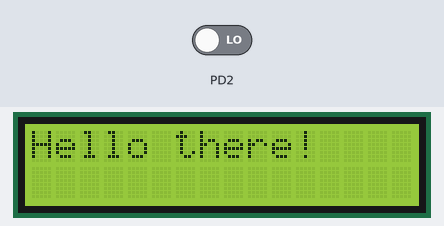
Simulated run of this program. Board: ATmega328P, built with avr-gcc and emulated at 16 MHz. Shown: 16×2 character LCD. Wiring (inferred from the names in the program): character LCD (HD44780): RS PD1; R/W PD0; E PD3; data PD4, PD5, PD6, PD7. The test bench sets the inputs (shaded band); at power-on: PD2 LOW. At 2.2 s the program stops and its outputs stay as they are.

Above: at 0.2 s.
At 2.2 s:
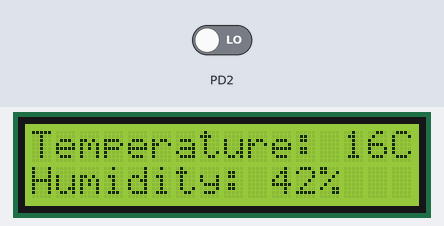

The program:

main.cpp
```cpp
/*******************************/
/*** Created by Ovidiu Sabau ***/
/***	9th March 2023		 ***/
/*******************************/

/*----------------- Include -------------------*/
#include "LCD.h"

/*-------------- Main function ----------------*/
int main(void)
{
	uint8_t temperature = 16; //C
	uint8_t rel_humidity = 42; //%

	initLCD();
	//updateLCDScreen(row on LCD, "Text 1", number, "Text 2");
	updateLCDScreen(1, "Hello there!", NONE, "NONE"); _delay_ms(1000);
	updateLCDScreen(1, "CLEAR", NONE, "NONE");

	_delay_ms(1000);

	updateLCDScreen(1, "Temperature: ", temperature, "C");
	updateLCDScreen(2, "Humidity: ", rel_humidity, "%");

	return 0;
}
```

LCD.cpp
```cpp
#include <stdlib.h>
#include <string.h>
#include <stdio.h>
#include "LCD.h"

/* *****************************************************************
Name:		initLCD
Inputs:		none
Outputs:	none
Description:Configures the Data / command
			ports and initializes the LCD
******************************************************************** */
void initLCD(void)
{
	/* Configure the data ports and pins */
	configLCDPorts();

	/* Initialize the LCD controller as determined by instructions */
	lcd_init_4f();

	_delay_ms(100);
}

/* *****************************************************************
Name:		configLCDPorts
Inputs:		none
Outputs:	none
Description:maps the data and control pins to the uC i/o ports
******************************************************************** */
void configLCDPorts(void)
{
	/* configure the microprocessor pins for the data lines */
	lcd_Data_DDR |= (1<<lcd_D7_bit) | (1<<lcd_D6_bit) | (1<<lcd_D5_bit) | (1<<lcd_D4_bit);

	/* configure the microprocessor pins for the control lines */
	lcd_Ctlr_DDR |= (1<<lcd_RW_bit) | (1<<lcd_RS_bit) | (1<<lcd_E_bit);

	/* Turn on LCD */
	DDRB |= (1<<lcd_ONOFF_bit);
}


/* *****************************************************************
Name:		lcd_init_4f
Inputs:		none
Outputs:	none
Description:initializes the LCD for 4-bit data interface; uses the
			busy flag instead of time delay when possible
******************************************************************** */
void lcd_init_4f(void)
{
	/* Power-up delay */
	_delay_ms(50);                                 // initial 40 mSec delay

	/* IMPORTANT - At this point the LCD module is in the 8-bit mode and it is expecting to receive
	   8 bits of data, one bit on each of its 8 data lines, each time the 'E' line is pulsed.

	 Since the LCD module is wired for the 4-bit mode, only the upper four data lines are connected to
	 the microprocessor and the lower four data lines are typically left open.  Therefore, when
	 the 'E' line is pulsed, the LCD controller will read whatever data has been set up on the upper
	 four data lines and the lower four data lines will be high (due to internal pull-up circuitry).

	 Fortunately the 'FunctionReset' instruction does not care about what is on the lower four bits so
	 this instruction can be sent on just the four available data lines and it will be interpreted
	 properly by the LCD controller.  The 'lcd_write_4' subroutine will accomplish this if the
	 control lines have previously been configured properly. */

	/* Set up the RS, E, and RW lines for the 'lcd_write_4' function. */
	set_RS_LOW_Instr;	// Select the Instruction Register (RS low)
	disable_E_Pin;		// Make sure E is initially low
	set_RW_LOW_write;	// write to LCD module (RW low)

	/* Reset the LCD controller */
	lcd_write_4(lcd_FunctionReset);		// First part of reset sequence
	_delay_us(10);                      // Delay of 10 us

	lcd_write_4(lcd_FunctionReset);		// Second part of reset sequence
	_delay_us(200);						// Delay of 200 us

	lcd_write_4(lcd_FunctionReset);		// Third part of reset sequence
	_delay_us(80);						// This delay is omitted in the data sheet

	/* Preliminary Function Set instruction - used only to set the 4-bit mode.
	 The number of lines or the font cannot be set at this time since the controller is still in the
	 8-bit mode, but the data transfer mode can be changed since this parameter is determined by one
	 of the upper four bits of the instruction. */

	lcd_write_4(lcd_FunctionSet4bit);	// Set 4-bit mode
	// From this point on the busy flag is available

	// Function Set instruction
	lcd_check_BF_4();    // Makes sure LCD controller is ready

	lcd_write_instruction_4f(lcd_FunctionSet4bit);  // Set mode, lines, and font

	/*The next three instructions are specified in the data sheet as part of the initialization routine,
	  so it is a good idea (but probably not necessary) to do them just as specified and then redo them
	  later if the application requires a different configuration.*/

	/* Display On/Off Control instruction */
	lcd_check_BF_4();
	lcd_write_instruction_4f(lcd_DisplayOff);       // Turn display OFF

	/* Clear Display instruction */
	lcd_check_BF_4();
	lcd_write_instruction_4f(lcd_Clear);            // Clear display RAM

	/* Entry Mode Set instruction */
	lcd_check_BF_4();
	lcd_write_instruction_4f(lcd_EntryMode);        // Set desired shift characteristics
	/*This is the end of the LCD controller initialization as specified in the data sheet, but the display
	  has been left in the OFF condition.  This is a good time to turn the display back ON. */

	/* Display On/Off Control instruction */
	lcd_check_BF_4();
	lcd_write_instruction_4f(lcd_DisplayOn);        // turn the display ON
}

/* *****************************************************************
Name:		updateLCDScreen
Inputs:		two pointers to a uint8 type data and 2 values, one for each row
Outputs:	none
Description:commands writing on LCD line by line
******************************************************************** */
void updateLCDScreen(uint8_t row, const char * s1, uint8_t data, const char * s2)
{
	/* convert data to string [buf] */
	char data2char[4] = "   ";
	char charRow[17];
	char emptyString[] = "                 ";	//17 empty spaces

	if (data != NONE)	{ itoa(data, data2char, 10);}
	if (strcmp(s1, "NONE") == 0 ) { s1 = ""; }
	if (strcmp(s2, "NONE") == 0 ) { s2 = ""; }

	/* Create the strings to be displayed */
	snprintf( charRow, sizeof charRow, "%s%s%s%s", s1, data2char, s2, emptyString );
	if (strcmp(s1, "CLEAR") == 0 ) { snprintf( charRow, sizeof charRow, "%s", emptyString ); };

	switch(row) {
		case 1: /* ======= Line 1 ======= */
			lcd_write_instruction_4f(lcd_SetCursor | lcd_LineOne);
			break;
		case 2: /* ======= Line 2 ======= */
			lcd_write_instruction_4f(lcd_SetCursor | lcd_LineTwo);
			break;
	}
	lcd_write_string_4f((unsigned char*) charRow);
}

/* *****************************************************************
Name:		lcd_write_string_4f
Inputs:		string to be displayed (stringData)
Outputs:	none
Description:writes a string of characters on LCD; uses the busy flag
******************************************************************** */
void lcd_write_string_4f(uint8_t stringData[])
{
    volatile int i = 0;                             // Character counter
    while (stringData[i] != 0)
    {
        lcd_check_BF_4();                           // Make sure LCD controller is ready
        lcd_write_character_4f(stringData[i]);
        i++;
    }
}


/* *****************************************************************
Name:		lcd_write_character_4f
Inputs:		character to be displayed (theChar)
Outputs:	none
Description:sends a byte to the LCD data register, configures RW
			(busy flag is implemented)
******************************************************************** */
void lcd_write_character_4f(uint8_t theChar)
{
    set_RW_LOW_write;					// Write to LCD module (RW low)
    set_RS_HIGH_Data;					// Select the Data Register (RS high)
    disable_E_Pin;						// Make sure E is initially low
    lcd_write_4(theChar);				// Write the upper 4-bits of the data
    lcd_write_4(theChar << 4);			// Write the lower 4-bits of the data
}

/* *****************************************************************
Name:		lcd_write_instruction_4f
Inputs:		character to be displayed (theChar)
Outputs:	none
Description:sends a byte to the LCD instruction register, configures RW
			(busy flag is implemented)
******************************************************************** */
void lcd_write_instruction_4f(uint8_t theInstruction)
{
    set_RW_LOW_write;					// Write to LCD module (RW low)
    set_RS_LOW_Instr;					// Select the Data Register (RS high)
    disable_E_Pin;						// Make sure E is initially low
    lcd_write_4(theInstruction);		// Write the upper 4-bits of the data
    lcd_write_4(theInstruction << 4);	// Write the lower 4-bits of the data
}


/* *****************************************************************
Name:		lcd_write_4
Inputs:		(theByte) is a byte with the desired 4 bits in the upper nibble
Outputs:	none
Description:sends 4 bits to the LCD module;
			RS is configured for the expected register
			E is low, RW is low
			uses either time delays or the busy flag
******************************************************************** */
void lcd_write_4(uint8_t theNibble)
{
	uint8_t mask[4] = {0};
	for (uint8_t i = 0; i < 4; i++)
	{
		if (theNibble & 1 << (7 - i))
		{
			mask[i] = 1;
		}
	}

	/* Clear bits in first step */
	lcd_Data_Port &= ~((1 << lcd_D7_bit) | (1 << lcd_D6_bit) | (1 << lcd_D5_bit) | (1 << lcd_D4_bit));

	/* Set bits where necessary */
	lcd_Data_Port |= ((mask[0]) << lcd_D7_bit | (mask[1]) << lcd_D6_bit | (mask[2]) << lcd_D5_bit | (mask[3]) << lcd_D4_bit);

    /* Write the data */
    enable_E_Pin;                   // Enable pin high
    _delay_us(1);                   // implement 'Data set-up time' (80 nS) and 'Enable pulse width' (230 nS)
    disable_E_Pin;                  // Enable pin low
    _delay_us(1);                   // implement 'Data hold time' (10 nS) and 'Enable cycle time' (500 nS)
}


/* *****************************************************************
Name:		lcd_check_BF_4
Inputs:		none
Outputs:	none
Description:checks busy flag and wait until LCD is ready
			Desired information is the higher nibble, however both are read
			data is read while 'E' is high
******************************************************************** */
void lcd_check_BF_4(void)
{

    uint8_t busy_flag_copy;             // busy flag 'mirror'

    set_D7_input;						// set D7 data direction to input
    set_RS_LOW_Instr;					// select the Instruction Register (RS low)
    set_RW_HIGH_read;					// read from LCD module (RW high)

    do
    {
        busy_flag_copy = 0;                         // initialize busy flag 'mirror'
        lcd_Ctlr_Port |= (1<<lcd_E_bit);            // Enable pin high
        _delay_us(1);                               // implement 'Delay data time' (160 nS) and 'Enable pulse width' (230 nS)

        busy_flag_copy |= (lcd_D7_pin & (1<<lcd_D7_bit));  // get actual busy flag status

        lcd_Ctlr_Port &= ~(1<<lcd_E_bit);           // Enable pin low
        _delay_us(1);                               // implement 'Address hold time' (10 nS), 'Data hold time' (10 nS), and 'Enable cycle time' (500 nS )

// read and discard alternate nibbles (D3 information)
        lcd_Ctlr_Port |= (1<<lcd_E_bit);            // Enable pin high
        _delay_us(1);                               // implement 'Delay data time' (160 nS) and 'Enable pulse width' (230 nS)
        lcd_Ctlr_Port &= ~(1<<lcd_E_bit);           // Enable pin low
        _delay_us(1);                               // implement 'Address hold time (10 nS), 'Data hold time' (10 nS), and 'Enable cycle time' (500 nS )

    } while (busy_flag_copy);                       // check again if busy flag was high

// arrive here if busy flag is clear -  clean up and return
    set_RW_LOW_write;               // write to LCD module (RW low)
    set_D7_output;                  // reset D7 data direction to output
}
```

LCD.h
```cpp
// (licence header left out)
/****************************************************************************
	File:		LCD.c
	Date:		7th January 2022
	Target:		ATmega328p
	Compiler:	avr-gcc (AVR Studio 6)
	Author:		Ovidiu Sabau

	Summary:    LCD 16x2 8-bit data interface, with busy flag implemented.
                Any LCD pin can be connected to any available I/O port.
                Includes a simple write string routine.
 */

/****************************************************************************

	The four data lines as well as the three control lines may be
	implemented on any available I/O pin of any port.  These are
	the connections used for this program:

                 -----------                   ----------
                | ATmega328p|                 |   LCD    |
                |           |                 |          |
                |        PD7|---------------->|D7        |
                |        PD6|---------------->|D6        |
                |        PD5|---------------->|D5        |
                |        PD4|---------------->|D4        |
                |           |                 |D3        |
                |           |                 |D2        |
                |           |                 |D1        |
                |           |                 |D0        |
                |           |                 |          |
                |        PD3|---------------->|E         |
                |        PD0|---------------->|RW        |
                |        PD1|---------------->|RS        |
                 -----------                   ----------

  **************************************************************************/

/* I/O Ports Management
- DDR Register controls if the port is input or output
- PORT Register controls if the port is HIGH or LOW
- PIN Register reads the state of an input port
*/

 #ifndef DEFINESLCD_H_
 #define DEFINESLCD_H_

	#ifndef F_CPU
	#define F_CPU 16000000UL
	#endif

	#include <avr/io.h>
	#include <util/delay.h>

	#define NONE 255

	/* Data ports */
	#define lcd_Data_Port		PORTD
	#define lcd_Data_DDR		DDRD


	/* Data pins */
	#define lcd_D7_bit			PORTD7
	#define lcd_D7_pin			PIND
	#define lcd_D6_bit			PORTD6
	#define lcd_D5_bit			PORTD5
	#define lcd_D4_bit			PORTD4

	/* Control pins */
	#define lcd_Ctlr_Port		PORTD
	#define lcd_Ctlr_DDR		DDRD
	#define lcd_E_bit			PORTD3
	#define lcd_RS_bit			PORTD1
	#define lcd_RW_bit			PORTD0

	#define lcd_ONOFF_bit		PORTB0

	/* LCD module information */
	#define lcd_LineOne     0x00				// Start line 1
	#define lcd_LineTwo     0x40				// Start line 2

	/* LCD instructions */
	#define lcd_Clear           0b00000001		// Replace all characters with ASCII 'space'
	#define lcd_Home            0b00000010		// Return cursor to first position on first line
	#define lcd_EntryMode       0b00000110		// Shift cursor from left to right on read/write
	#define lcd_DisplayOff      0b00001000		// Turn display off
	#define lcd_DisplayOn       0b00001100		// Display on, cursor off, don't blink character
	#define lcd_FunctionReset   0b00110000		// Reset the LCD
	#define lcd_FunctionSet4bit 0b00101000		// 4-bit data, 2-line display, 5 x 7 font
	#define lcd_SetCursor       0b10000000		// Set cursor position

	/* Macros */
	#define set_RW_LOW_write	lcd_Ctlr_Port &= ~(1 << lcd_RW_bit)		// RW low = write
	#define set_RW_HIGH_read	lcd_Ctlr_Port |=  (1 << lcd_RW_bit)		// RW high = read

	#define set_RS_LOW_Instr	lcd_Ctlr_Port &= ~(1 << lcd_RS_bit)		// RS low = instruction
	#define set_RS_HIGH_Data	lcd_Ctlr_Port |=  (1 << lcd_RS_bit)		// RS high = data

	#define disable_E_Pin		lcd_Ctlr_Port &= ~(1 << lcd_E_bit)		// Disable E pin
	#define enable_E_Pin		lcd_Ctlr_Port |=  (1 << lcd_E_bit)		// Enable E pin

	#define set_D7_input		lcd_Data_DDR &= ~(1 << lcd_D7_bit)
	#define set_D7_output		lcd_Data_DDR |=  (1 << lcd_D7_bit)

	/* Function Prototypes */
	void lcd_write_4(uint8_t);
	void lcd_write_instruction_4f(uint8_t);
	void lcd_write_character_4f(uint8_t);
	void lcd_write_string_4f(uint8_t *);
	void lcd_init_4f(void);
	void lcd_check_BF_4(void);

	/* Custom functions */
	void initLCD(void);
	void configLCDPorts(void);

	void updateLCDScreen(uint8_t, const char *, uint8_t, const char *);

#endif /* DEFINESLCD_H_ */
```

Measured:
- what the display in image 0 shows lasts 1.0 s, from 0.2 s to 1.2 s
